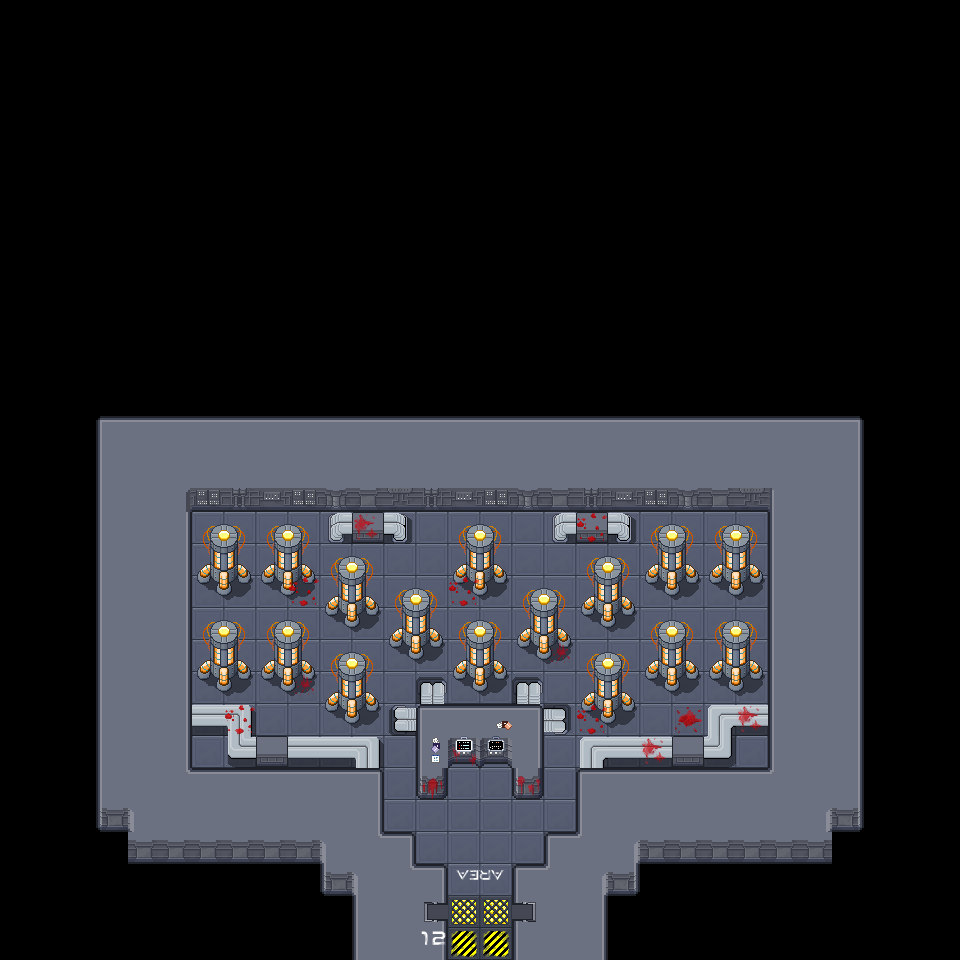

Below is a game level as drawn by its tile map, then a one-line description and the .tmx that defines it (tile-layer data replaced by summaries):
An orthogonal 30x30 tile map with 32x32 px tiles, 6 tile layers (Milieu, Sol, Collisions, items-no-collisions-1, ...), 3 tilesets.

<map version="1.9" tiledversion="1.9.2" orientation="orthogonal" renderorder="right-down" width="30" height="30" tilewidth="32" tileheight="32" infinite="0" nextlayerid="14" nextobjectid="1">
 <tileset firstgid="1" source="Map.tsx" />
 <tileset firstgid="161" source="items_01.tsx" />
 <tileset firstgid="369" source="items_02.tsx" />
 <layer id="8" name="Milieu" width="30" height="30" opacity="0.97">
  <data>[900 cells, 4 non-empty, 4 distinct tile ids]</data>
 </layer>
 <layer id="9" name="Sol" width="30" height="30">
  <data>[900 cells, 360 non-empty, 5 distinct tile ids]</data>
 </layer>
 <layer id="10" name="Collisions" width="30" height="30">
  <data>[900 cells, 324 non-empty, 33 distinct tile ids]</data>
 </layer>
 <layer id="12" name="items-no-collisions-1" width="30" height="30">
  <data>[900 cells, 21 non-empty, 13 distinct tile ids]</data>
 </layer>
 <layer id="11" name="items-no-collisions-2" width="30" height="30">
  <data>[900 cells, 13 non-empty, 2 distinct tile ids]</data>
 </layer>
 <layer id="13" name="interaction" width="30" height="30">
  <data>[900 cells, 2 non-empty, 2 distinct tile ids]</data>
 </layer>
</map>
